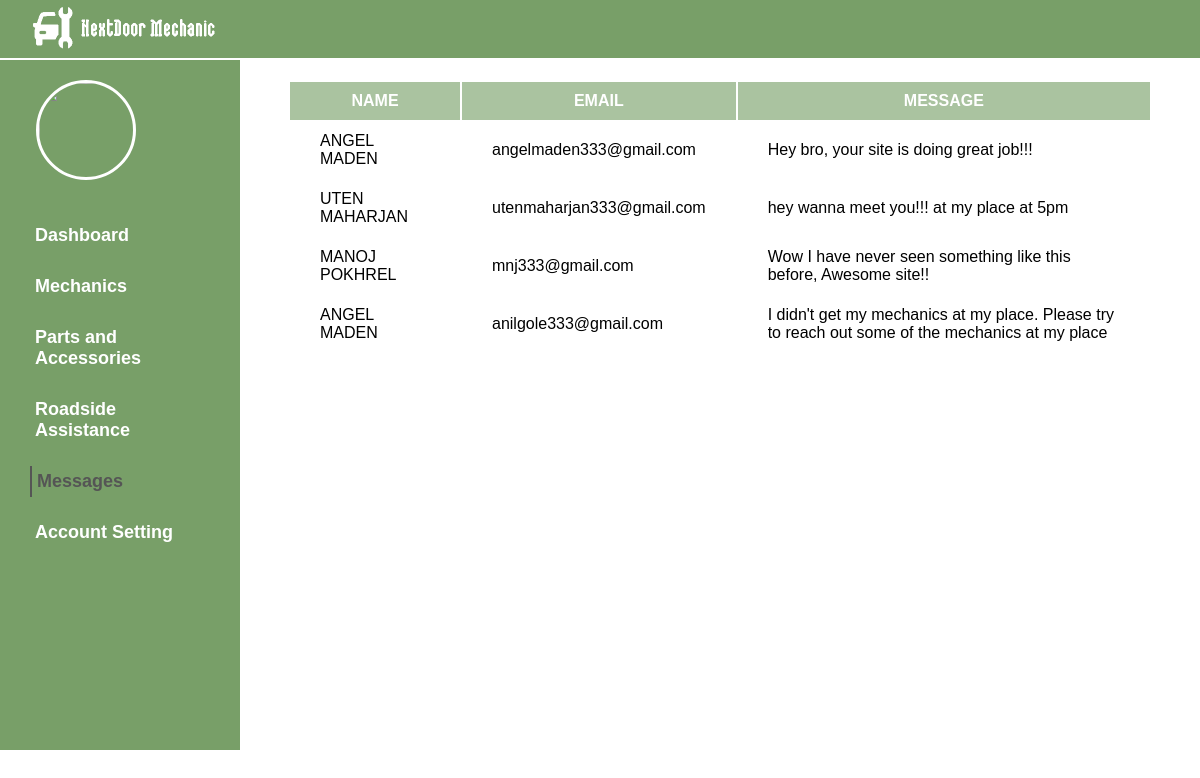
Page /admin/adminmsg.php on the committed database.
### tables this page shows
CREATE TABLE `messages` (
  `id` int(11) NOT NULL,
  `fname` varchar(255) DEFAULT NULL,
  `email` varchar(255) DEFAULT NULL,
  `fmessage` text DEFAULT NULL
);

### admin/adminmsg.php (the view, shortened to what this page needs)
<!DOCTYPE html>
<html>
<head>
    <link rel="stylesheet" type="text/css" href="../css/reset.css">
    <link rel="stylesheet" type="text/css" href="../css/adminmsglayout.css">
    <link rel="stylesheet" type="text/css" href="../css/adminmsgstyle.css">
    <link rel="stylesheet" type="text/css" href="../css/font-awesome.min.css">
</head>
<body>
    <div class="wrapper">
        <div class="header">
            <div class="adlogo">
                <img src="../imgs/adlogo.png">
            </div>
            <div class="logout">
            </div>
        </div>
        <div class="main">
            <div class="side-bar">
                <div class="admin">
                    <?php
							require 'include/dbh.inc.php';
							$user = $_SESSION['u_uid'];
							$sql = "SELECT * FROM admins WHERE id='$user';";
							$result = mysqli_query($conn, $sql);
							$row = mysqli_fetch_assoc($result);
					?>
                    <img src="<?php echo $row["photo"];?>" alt="" id="admin">
                </div>
                <div class="menu">
                    <a href="adminpanel.php">Dashboard</a>
                    <a href="adminmechanics.php">Mechanics</a>
                    <a href="adminparts.php">Parts and Accessories</a>
                    <a href="adminroad.php">Roadside Assistance</a>
                    <a href="adminmsg.php" class="active">Messages</a>
                    <a href="adminsetting.php">Account Setting</a>
                </div>
            </div>
            <div class="content">
                <table class="dec-table">
                    <tr class="crows">
                        <th>NAME</th>
                        <th>EMAIL</th>
                        <th>MESSAGE</th>
                    </tr>
                    <?php
					require 'include/dbh.inc.php';
					$sql = "SELECT * FROM messages";
					$result = mysqli_query($conn, $sql);
					while($row = mysqli_fetch_assoc($result)){
					?>
                        <tr class="rows">
                            <td><?php echo strtoupper($row["fname"]);?></td>
                            <td><?php echo $row["email"];?></td>
                            <td><?php echo $row["fmessage"];?></td>
                        </tr>
                    <?php
					}
					?>
                </table>
            </div>
        </div>
    </div>
</body>
</html>

### css/adminmsglayout.css (style rules this page uses)
.wrapper { display: grid; grid-template-columns: 100%; grid-template-rows: 60px 690px; grid-template-areas: "header" "main"; }
.header { grid-area: header; display: grid; grid-template-columns: 90% 10%; grid-template-rows: 100%; grid-template-areas: "logo logout"; }
.adlogo { grid-area: logo; }
.logout { grid-area: logout; display: grid; justify-content: center; align-content: center; }
.main { grid-area: main; display: grid; grid-template-columns: 20% 80%; grid-template-rows: 100%; grid-template-areas: "side-bar content"; }
.side-bar { grid-area: side-bar; }
.content { grid-area: content; }

### css/adminmsgstyle.css (style rules this page uses)
html { font-family: Arial, Helvetica, sans-serif; }
.header { background: rgba(87, 136, 67, .8); border-bottom: 2px solid #fff; }
.header img { margin: 5px 30px; height: 45px; }
.side-bar { background:rgb(87, 136, 67, 0.8); }
.side-bar #admin { height: 100px; width: 100px; margin: 20px 15%; border-radius: 50%; border: 3px solid #fff; }
.menu a { display: block; text-decoration: none; margin: 20px 30px; font-size: 18px; font-weight: bold; color: #fff; padding: 5px; transition: all ease-in-out .5s; }
.menu .active { border-left: 2px solid #555; color: #555; }
.content { width: 90%; margin: 20px auto; }
.dec-table { width: 100%; overflow-y: auto; }
tr { border-right: 2px solid rgb(87, 136, 67); }
th { font-weight: bold; background: rgba(87, 136, 67, 0.5); color: #fff; padding: 10px; }
td { padding: 10px 30px; }

### rows in the picture
messages: fname "ANGEL MADEN", email "angelmaden333@gmail.com", fmessage "Hey bro, your site is doing great job!!!"
messages: fname "UTEN MAHARJAN", email "utenmaharjan333@gmail.com", fmessage "hey wanna meet you!!! at my place at 5pm"
messages: fname "MANOJ POKHREL", email "mnj333@gmail.com", fmessage "Wow I have never seen something like this before, Awesome site!!"
messages: fname "ANGEL MADEN", email "anilgole333@gmail.com", fmessage "I didn't get my mechanics at my place. Please try to reach out some of the mechanics at my place"
